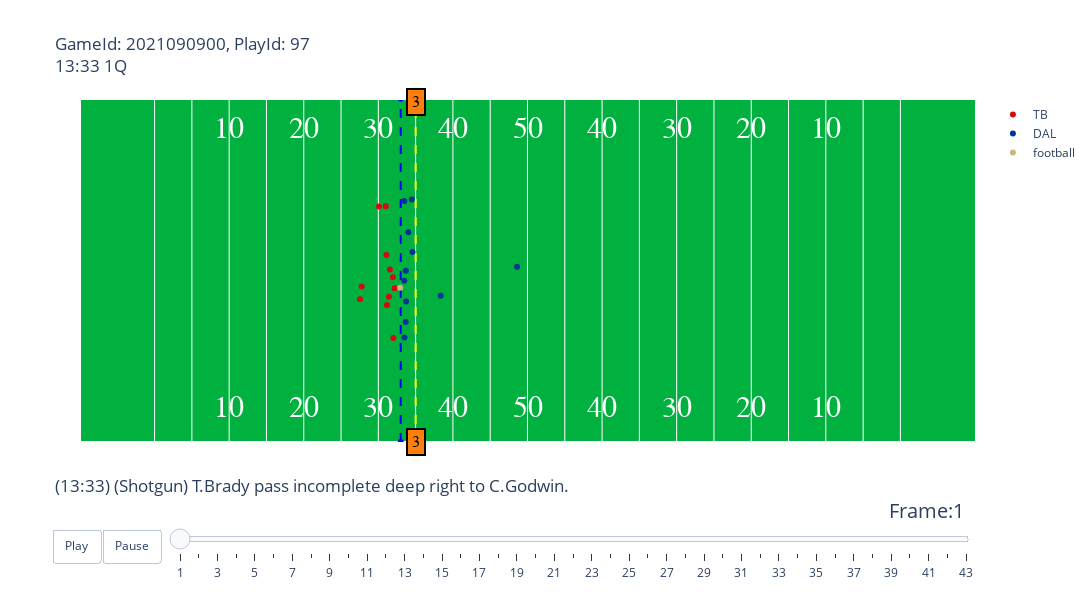

This figure's notebook cell:
### Code cell
# Plot sample play
animate_play(df_week_1,df_plays,df_players_raw,df_scouting,2021090900,97).show()

### Figure 1 — Plotly figure (JSON) as saved in the notebook; plotly's stock layout.template omitted (floating-point values rounded to 4 significant figures)
{"data": [{"hoverinfo": "none", "mode": "text", "showlegend": false, "text": ["10", "20", "30", "40", "50", "40", "30", "20", "10"], "textfont": {"color": "#ffffff", "family": "Courier New, monospace", "size": 30}, "type": "scatter", "x": [20, 30, 40, 50, 60, 70, 80, 90, 100], "y": [5, 5, 5, 5, 5, 5, 5, 5, 5]}, {"hoverinfo": "none", "mode": "text", "showlegend": false, "text": ["10", "20", "30", "40", "50", "40", "30", "20", "10"], "textfont": {"color": "#ffffff", "family": "Courier New, monospace", "size": 30}, "type": "scatter", "x": [20, 30, 40, 50, 60, 70, 80, 90, 100], "y": [48.5, 48.5, 48.5, 48.5, 48.5, 48.5, 48.5, 48.5, 48.5]}, {"hoverinfo": "none", "line": {"color": "blue", "dash": "dash"}, "showlegend": false, "type": "scatter", "x": [43, 43], "y": [0, 53.5]}, {"hoverinfo": "none", "line": {"color": "yellow", "dash": "dash"}, "showlegend": false, "type": "scatter", "x": [45, 45], "y": [0, 53.5]}, {"hoverinfo": "text", "hovertext": ["nflId:25511.0<br>displayName:Tom Brady<br>Position:QB<br>Role:Pass", "nflId:35481.0<br>displayName:Rob Gronkowski<br>Position:TE-L<br>Role:Pass Route", "nflId:35634.0<br>displayName:Antonio Brown<br>Position:LWR<br>Role:Pass Route", "nflId:39985.0<br>displayName:Giovani Bernard<br>Position:HB-R<br>Role:Pass Route", "nflId:40151.0<br>displayName:Ryan Jensen<br>Position:C<br>Role:Pass Block", "nflId:41233.0<br>displayName:Mike Evans<br>Position:RWR<br>Role:Pass Route", "nflId:42377.0<br>displayName:Donovan Smith<br>Position:LT<br>Role:Pass Block", "nflId:42404.0<br>displayName:Ali Marpet<br>Position:LG<br>Role:Pass Block", "nflId:44896.0<br>displayName:Chris Godwin<br>Position:SLWR<br>Role:Pass Route", "nflId:46163.0<br>displayName:Alex Cappa<br>Position:RG<br>Role:Pass Block", "nflId:52421.0<br>displayName:Tristan Wirfs<br>Position:RT<br>Role:Pass Block"], "marker": {"color": "#D50A0A"}, "mode": "markers", "name": "TB", "type": "scatter", "x": [37.77, 41.08, 40.99, 37.54, 42.18, 42.01, 41.55, 41.95, 40.09, 41.42, 41.15], "y": [24.22, 29.15, 36.74, 22.26, 23.97, 16.19, 26.89, 25.66, 36.72, 22.63, 21.36]}, {"hoverinfo": "text", "hovertext": ["nflId:41263.0<br>displayName:Demarcus Lawrence<br>Position:LEO<br>Role:Pass Rush", "nflId:42403.0<br>displayName:Randy Gregory<br>Position:ROLB<br>Role:Pass Rush", "nflId:43306.0<br>displayName:Keanu Neal<br>Position:ROLB<br>Role:Coverage", "nflId:43478.0<br>displayName:Anthony Brown<br>Position:RCB<br>Role:Coverage", "nflId:44904.0<br>displayName:Jourdan Lewis<br>Position:SCBR<br>Role:Coverage", "nflId:44955.0<br>displayName:Carlos Watkins<br>Position:DRT<br>Role:Pass Rush", "nflId:44962.0<br>displayName:Damontae Kazee<br>Position:FS<br>Role:Coverage", "nflId:47996.0<br>displayName:Donovan Wilson<br>Position:LILB<br>Role:Coverage", "nflId:52459.0<br>displayName:Trevon Diggs<br>Position:LCB<br>Role:Coverage", "nflId:53441.0<br>displayName:Micah Parsons<br>Position:LILB<br>Role:Pass Rush", "nflId:53504.0<br>displayName:Osa Odighizuwa<br>Position:RE<br>Role:Pass Rush"], "marker": {"color": "#003594"}, "mode": "markers", "name": "DAL", "type": "scatter", "x": [43.66, 44.03, 44.59, 43.49, 44.5, 43.47, 58.6, 48.36, 43.5, 43.71, 43.69], "y": [18.7, 32.69, 29.62, 37.55, 37.78, 25.14, 27.33, 22.8, 16.27, 21.88, 26.67]}, {"hoverinfo": "none", "marker": {"color": "#CBB67C"}, "mode": "markers", "name": "football", "type": "scatter", "x": [42.92], "y": [24.04]}], "layout": {"annotations": [{"align": "center", "bgcolor": "#ff7f0e", "bordercolor": "black", "borderpad": 4, "borderwidth": 2, "font": {"color": "black", "family": "Courier New, monospace", "size": 16}, "opacity": 1, "showarrow": false, "text": "3", "x": 45, "y": 0}, {"align": "center", "bgcolor": "#ff7f0e", "bordercolor": "black", "borderpad": 4, "borderwidth": 2, "font": {"color": "black", "family": "Courier New, monospace", "size": 16}, "opacity": 1, "showarrow": false, "text": "3", "x": 45, "y": 53}], "autosize": false, "height": 600, "plot_bgcolor": "#00B140", "sliders": [{"active": 0, "currentvalue": {"font": {"size": 20}, "prefix": "Frame:", "visible": true, "xanchor": "right"}, "len": 0.9, "pad": {"b": 10, "t": 50}, "steps": [{"args": [[1], {"frame": {"duration": 100, "redraw": false}, "mode": "immediate", "transition": {"duration": 0}}], "label": "1", "method": "animate"}, {"args": [[2], {"frame": {"duration": 100, "redraw": false}, "mode": "immediate", "transition": {"duration": 0}}], "label": "2", "method": "animate"}, {"args": [[3], {"frame": {"duration": 100, "redraw": false}, "mode": "immediate", "transition": {"duration": 0}}], "label": "3", "method": "animate"}, {"args": [[4], {"frame": {"duration": 100, "redraw": false}, "mode": "immediate", "transition": {"duration": 0}}], "label": "4", "method": "animate"}, {"args": [[5], {"frame": {"duration": 100, "redraw": false}, "mode": "immediate", "transition": {"duration": 0}}], "label": "5", "method": "animate"}, {"args": [[6], {"frame": {"duration": 100, "redraw": false}, "mode": "immediate", "transition": {"duration": 0}}], "label": "6", "method": "animate"}, {"args": [[7], {"frame": {"duration": 100, "redraw": false}, "mode": "immediate", "transition": {"duration": 0}}], "label": "7", "method": "animate"}, {"args": [[8], {"frame": {"duration": 100, "redraw": false}, "mode": "immediate", "transition": {"duration": 0}}], "label": "8", "method": "animate"}, {"args": [[9], {"frame": {"duration": 100, "redraw": false}, "mode": "immediate", "transition": {"duration": 0}}], "label": "9", "method": "animate"}, {"args": [[10], {"frame": {"duration": 100, "redraw": false}, "mode": "immediate", "transition": {"duration": 0}}], "label": "10", "method": "animate"}, {"args": [[11], {"frame": {"duration": 100, "redraw": false}, "mode": "immediate", "transition": {"duration": 0}}], "label": "11", "method": "animate"}, {"args": [[12], {"frame": {"duration": 100, "redraw": false}, "mode": "immediate", "transition": {"duration": 0}}], "label": "12", "method": "animate"}, {"args": [[13], {"frame": {"duration": 100, "redraw": false}, "mode": "immediate", "transition": {"duration": 0}}], "label": "13", "method": "animate"}, {"args": [[14], {"frame": {"duration": 100, "redraw": false}, "mode": "immediate", "transition": {"duration": 0}}], "label": "14", "method": "animate"}, {"args": [[15], {"frame": {"duration": 100, "redraw": false}, "mode": "immediate", "transition": {"duration": 0}}], "label": "15", "method": "animate"}, {"args": [[16], {"frame": {"duration": 100, "redraw": false}, "mode": "immediate", "transition": {"duration": 0}}], "label": "16", "method": "animate"}, {"args": [[17], {"frame": {"duration": 100, "redraw": false}, "mode": "immediate", "transition": {"duration": 0}}], "label": "17", "method": "animate"}, {"args": [[18], {"frame": {"duration": 100, "redraw": false}, "mode": "immediate", "transition": {"duration": 0}}], "label": "18", "method": "animate"}, {"args": [[19], {"frame": {"duration": 100, "redraw": false}, "mode": "immediate", "transition": {"duration": 0}}], "label": "19", "method": "animate"}, {"args": [[20], {"frame": {"duration": 100, "redraw": false}, "mode": "immediate", "transition": {"duration": 0}}], "label": "20", "method": "animate"}, {"args": [[21], {"frame": {"duration": 100, "redraw": false}, "mode": "immediate", "transition": {"duration": 0}}], "label": "21", "method": "animate"}, {"args": [[22], {"frame": {"duration": 100, "redraw": false}, "mode": "immediate", "transition": {"duration": 0}}], "label": "22", "method": "animate"}, {"args": [[23], {"frame": {"duration": 100, "redraw": false}, "mode": "immediate", "transition": {"duration": 0}}], "label": "23", "method": "animate"}, {"args": [[24], {"frame": {"duration": 100, "redraw": false}, "mode": "immediate", "transition": {"duration": 0}}], "label": "24", "method": "animate"}, {"args": [[25], {"frame": {"duration": 100, "redraw": false}, "mode": "immediate", "transition": {"duration": 0}}], "label": "25", "method": "animate"}, {"args": [[26], {"frame": {"duration": 100, "redraw": false}, "mode": "immediate", "transition": {"duration": 0}}], "label": "26", "method": "animate"}, {"args": [[27], {"frame": {"duration": 100, "redraw": false}, "mode": "immediate", "transition": {"duration": 0}}], "label": "27", "method": "animate"}, {"args": [[28], {"frame": {"duration": 100, "redraw": false}, "mode": "immediate", "transition": {"duration": 0}}], "label": "28", "method": "animate"}, {"args": [[29], {"frame": {"duration": 100, "redraw": false}, "mode": "immediate", "transition": {"duration": 0}}], "label": "29", "method": "animate"}, {"args": [[30], {"frame": {"duration": 100, "redraw": false}, "mode": "immediate", "transition": {"duration": 0}}], "label": "30", "method": "animate"}, {"args": [[31], {"frame": {"duration": 100, "redraw": false}, "mode": "immediate", "transition": {"duration": 0}}], "label": "31", "method": "animate"}, {"args": [[32], {"frame": {"duration": 100, "redraw": false}, "mode": "immediate", "transition": {"duration": 0}}], "label": "32", "method": "animate"}, {"args": [[33], {"frame": {"duration": 100, "redraw": false}, "mode": "immediate", "transition": {"duration": 0}}], "label": "33", "method": "animate"}, {"args": [[34], {"frame": {"duration": 100, "redraw": false}, "mode": "immediate", "transition": {"duration": 0}}], "label": "34", "method": "animate"}, {"args": [[35], {"frame": {"duration": 100, "redraw": false}, "mode": "immediate", "transition": {"duration": 0}}], "label": "35", "method": "animate"}, {"args": [[36], {"frame": {"duration": 100, "redraw": false}, "mode": "immediate", "transition": {"duration": 0}}], "label": "36", "method": "animate"}, {"args": [[37], {"frame": {"duration": 100, "redraw": false}, "mode": "immediate", "transition": {"duration": 0}}], "label": "37", "method": "animate"}, {"args": [[38], {"frame": {"duration": 100, "redraw": false}, "mode": "immediate", "transition": {"duration": 0}}], "label": "38", "method": "animate"}, {"args": [[39], {"frame": {"duration": 100, "redraw": false}, "mode": "immediate", "transition": {"duration": 0}}], "label": "39", "method": "animate"}, {"args": [[40], {"frame": {"duration": 100, "redraw": false}, "mode": "immediate", "transition": {"duration": 0}}], "label": "40", "method": "animate"}, {"args": [[41], {"frame": {"duration": 100, "redraw": false}, "mode": "immediate", "transition": {"duration": 0}}], "label": "41", "method": "animate"}, {"args": [[42], {"frame": {"duration": 100, "redraw": false}, "mode": "immediate", "transition": {"duration": 0}}], "label": "42", "method": "animate"}, {"args": [[43], {"frame": {"duration": 100, "redraw": false}, "mode": "immediate", "transition": {"duration": 0}}], "label": "43", "method": "animate"}], "transition": {"duration": 300, "easing": "cubic-in-out"}, "x": 0.1, "xanchor": "left", "y": 0, "yanchor": "top"}], "title": {"text": "GameId: 2021090900, PlayId: 97<br>13:33 1Q<br><br><br><br><br><br><br><br><br><br><br><br><br><br><br><br><br><br><br>(13:33) (Shotgun) T.Brady pass incomplete deep right to C.Godwin."}, "updatemenus": [{"buttons": [{"args": [null, {"frame": {"duration": 100, "redraw": false}, "fromcurrent": true, "transition": {"duration": 0}}], "label": "Play", "method": "animate"}, {"args": [[null], {"frame": {"duration": 0, "redraw": false}, "mode": "immediate", "transition": {"duration": 0}}], "label": "Pause", "method": "animate"}], "direction": "left", "pad": {"r": 10, "t": 87}, "showactive": false, "type": "buttons", "x": 0.1, "xanchor": "right", "y": 0, "yanchor": "top"}], "width": 1200, "xaxis": {"autorange": false, "range": [0, 120], "showticklabels": false, "tickmode": "array", "tickvals": [10, 15, 20, 25, 30, 35, 40, 45, 50, 55, 60, 65, 70, 75, 80, 85, 90, 95, 100, 105, 110]}, "yaxis": {"autorange": false, "range": [0, 53.3], "showgrid": false, "showticklabels": false}}}
